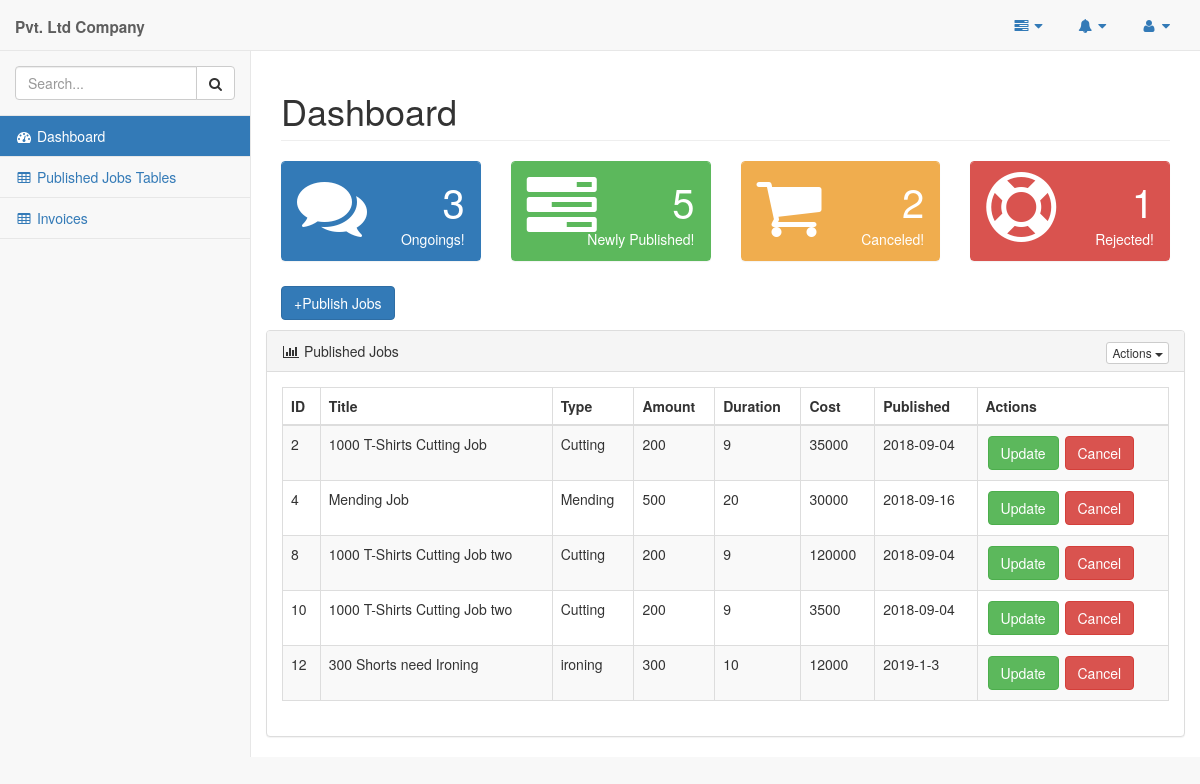
/pages/company.php, run on the app's committed database.
### tables this page shows
CREATE TABLE `company_job` (
  `jobID` int(11) NOT NULL,
  `jobTitle` varchar(45) DEFAULT NULL,
  `jobType` varchar(45) DEFAULT NULL,
  `jobAmount` varchar(45) DEFAULT NULL,
  `jobPeriod` varchar(45) DEFAULT NULL,
  `jobPrice` int(45) DEFAULT NULL,
  `jobDate` varchar(45) DEFAULT NULL,
  `jobStatus` varchar(45) DEFAULT NULL,
  `comID` varchar(10) NOT NULL,
  `supID` varchar(45) NOT NULL
);

### pages/query_boxes/company_jobs_published.php (the view, shortened to what this page needs)
<?php
    $queryJob="SELECT * FROM company_job WHERE jobStatus='offline'";
    $resultJob=mysqli_query($conn,$queryJob);
    if(mysqli_num_rows($resultJob)>0){
        while($rowJob=mysqli_fetch_assoc($resultJob)){
            echo "<tr>
                    <td>".$rowJob['jobID']."</td>
                    <td>".$rowJob['jobTitle']."</td>
                    <td>".$rowJob['jobType']."</td>
                    <td>".$rowJob['jobAmount']."</td>
                    <td>".$rowJob['jobPeriod']."</td>
                    <td>".$rowJob['jobPrice']."</td>
                    <td>".$rowJob['jobDate']."</td>
                    <td><button style='margin:2px' class='btn btn-success' data-target='#".$rowJob['jobID']."' data-toggle='modal'>Update</button>
                    <button class='btn btn-danger'  data-target='#cancel_job" . $rowJob['jobID'] . "' data-toggle='modal' >Cancel</button></td>
                </tr>";
        }
    }
?>

### data on the page
company_job: jobID "2", jobTitle "1000 T-Shirts Cutting Job", jobType "Cutting", jobAmount "200", jobPeriod "9", jobPrice "35000", jobDate "2018-09-04"
company_job: jobID "4", jobTitle "Mending Job", jobType "Mending", jobAmount "500", jobPeriod "20", jobPrice "30000", jobDate "2018-09-16"
company_job: jobID "8", jobTitle "1000 T-Shirts Cutting Job two", jobType "Cutting", jobAmount "200", jobPeriod "9", jobPrice "120000", jobDate "2018-09-04"
company_job: jobID "10", jobTitle "1000 T-Shirts Cutting Job two", jobType "Cutting", jobAmount "200", jobPeriod "9", jobPrice "3500", jobDate "2018-09-04"
company_job: jobID "12", jobTitle "300 Shorts need Ironing", jobType "ironing", jobAmount "300", jobPeriod "10", jobPrice "12000", jobDate "2019-1-3"

### other printed values
$row['jobCount'] "3"
$row['jobCount'] "5"
$row['jobCount'] "2"
$row['jobCount'] "1"
